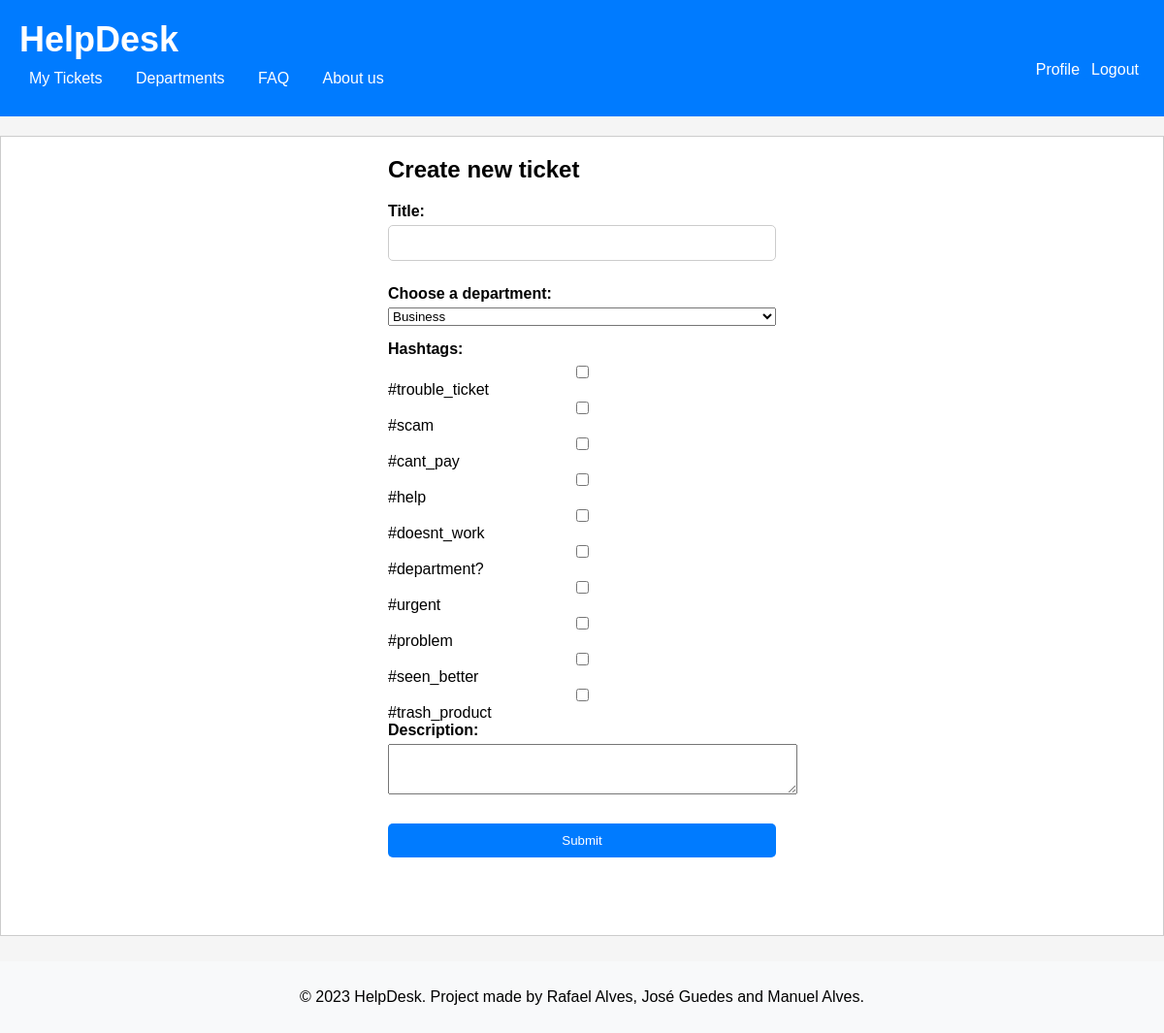
The app's page /pages/novo_ticket.php with its own data.
### tables this page shows
CREATE TABLE Hashtag (
    id INTEGER PRIMARY KEY AUTOINCREMENT,
    tag varchar(255) NOT NULL UNIQUE
);

### database/department.class.php (called while the page is built, shortened)
<?php
  class Department {
    static function getAll(PDO $db){
      $stmt = $db->prepare('
        SELECT id, name
        FROM Department
        ORDER by created_at desc
      ');
      $stmt->execute();
      $row = $stmt->fetchAll(PDO::FETCH_ASSOC);
      return $row;
    }
  }
?>

### actions/getAll_departments.php (called while the page is built, shortened)
<?php
require_once(__DIR__ . '/../database/connection.db.php');
require_once(__DIR__ . '/../database/department.class.php');
$departments = Department::getAll($dbh);
?>

### database/hashtag.class.php (called while the page is built, shortened)
<?php
  class Hashtag {
    static function getAll(PDO $db){
        $stmt = $db->prepare('
          SELECT id, tag
          FROM Hashtag
        ');
        $stmt->execute();
        $row = $stmt->fetchAll(PDO::FETCH_ASSOC);
        return $row;
      }
  }

### actions/getAll_hashtags.php (called while the page is built, shortened)
<?php
require_once(__DIR__ . '/../database/connection.db.php');
require_once(__DIR__ . '/../database/hashtag.class.php');
$hashtags = Hashtag::getAll($dbh);
?>

### pages/novo_ticket.php (the view, shortened to what this page needs)
<?php
require_once(__DIR__ . '/../templates/header.tpl.php');
require_once(__DIR__ . '/../templates/footer.tpl.php');
?>
  <div class="ticket-form">
    <h2>Create new ticket</h2>
      <form action="/actions/processar_ticket.php" method="post">
        <label for="nome">Title:</label>
        <input type="text" id="title" name="title" required>
        <label for="departments">Choose a department:</label>
    <select name="department" id="department" required>
    <?php
    require_once(__DIR__ . '/../actions/getAll_departments.php');
    for($i = 0; $i < count($departments); $i++) {
      ?>
          <option value=<?=$departments[$i]['id']?>> <?=$departments[$i]['name']?></option>
    <?php } ?>
  </select>
  <label for="hashtags">Hashtags:</label>
  <?php
  require_once(__DIR__ . '/../actions/getAll_hashtags.php');
  for($i = 0; $i < count($hashtags); $i++) {
    ?>
        <input type="checkbox" name="hashtag" value=<?=$hashtags[$i]['id']?>> <?=$hashtags[$i]['tag']?>
  <?php } ?>
    <label for="descricao">Description:</label>
    <textarea id="description" name="description" required></textarea>
    <input type="submit" value="Submit">
      </form>
  </div>

### css/common.css (style rules this page uses)
body { position: relative; margin: 0; padding: 0; font-family: Arial, sans-serif; background-color: #f5f5f5; min-height: 100%; padding-bottom: 5rem; }
form { display: flex; flex-direction: column; }
label { margin-bottom: 5px; font-weight: bold; }
input[type="text"], input[type="password"], input[type="email"] { display: inline-block; width: 250px; padding: 5px; margin-bottom: 5px; border: 1px solid #ccc; border-radius: 5px; box-sizing: border-box; }
input[type="submit"] { display: block; width: 100%; padding: 10px; margin-top: 20px; background-color: #007bff; color: #fff; border: none; border-radius: 5px; cursor: pointer; transition: background-color 0.3s ease; }
.ticket-form { max-width: 400px; margin: 0 auto; }
.ticket-form h2 { margin-top: 0; }
.ticket-form form { margin-top: 20px; }
.ticket-form label { display: block; margin-bottom: 5px; }
.ticket-form input[type="text"], .ticket-form textarea { width: 100%; padding: 10px; margin-bottom: 10px; }
.ticket-form input[type="submit"] { background-color: #007bff; color: #fff; padding: 10px 20px; border: none; cursor: pointer; }
body>main>div>form>label:nth-child(3) { display: block; margin-top: 10px; padding-top: 5px; }
body>main>div>form>label:nth-child(5) { display: block; margin-top: 10px; padding-top: 5px; }
h2 { font-size: 24px; margin: 0 0 20px; }

### records on screen
hashtag: tag "#trouble_ticket"
hashtag: tag "#scam"
hashtag: tag "#cant_pay"
hashtag: tag "#help"
hashtag: tag "#doesnt_work"
hashtag: tag "#department?"
hashtag: tag "#urgent"
hashtag: tag "#problem"
hashtag: tag "#seen_better"
hashtag: tag "#trash_product"

### other values on screen
form field department "Business"
